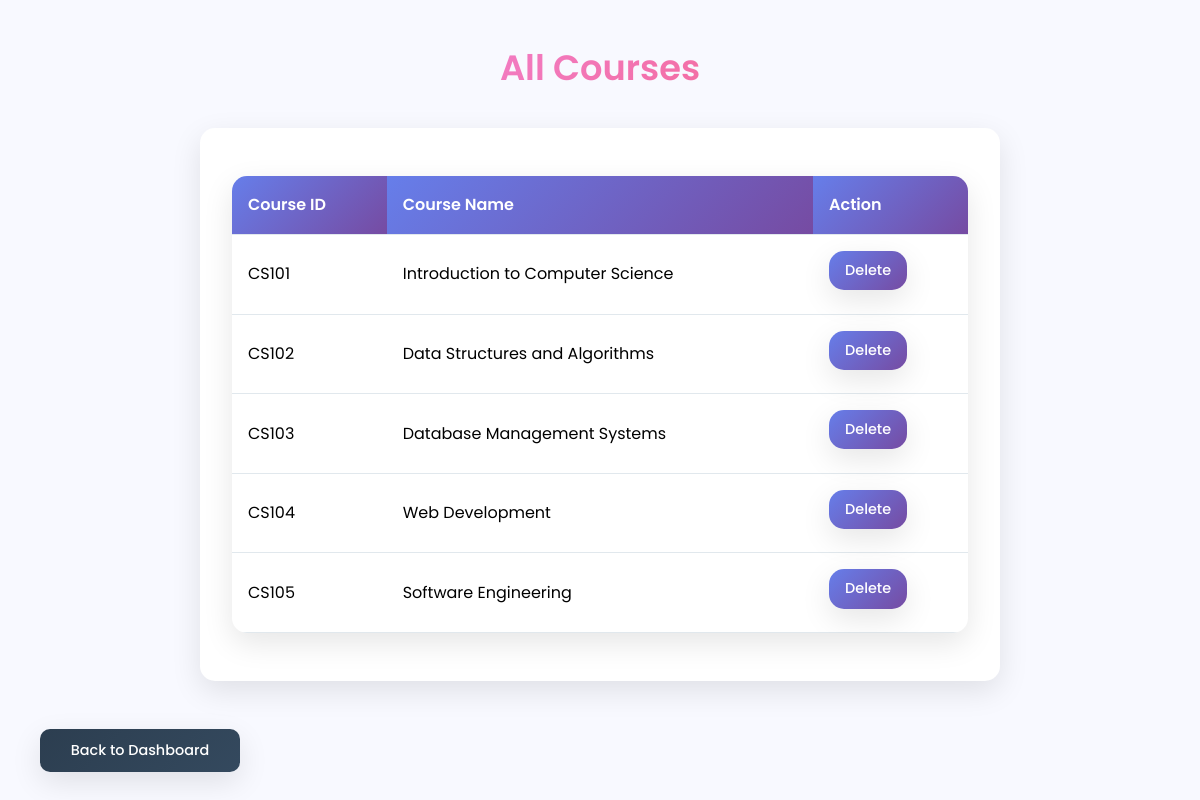
The page /admin/courses (signed in) on the database its author committed.
### tables this page shows
CREATE TABLE courses (
        course_id TEXT PRIMARY KEY,
        course_name TEXT NOT NULL
    );

### app.py (the view)
@app.route('/admin/courses')
def view_courses():
    if not session.get('admin'):
        return redirect(url_for('admin_login'))
    if not ensure_database_exists():
        flash("❌ Database error. Please contact administrator.")
        return render_template('view_course.html', courses=[])
    try:
        conn = get_db_connection()
        courses = conn.execute('SELECT * FROM courses').fetchall()
        conn.close()
        if not courses:
            flash("📝 No courses available. Add some courses to get started!")
        return render_template('view_course.html', courses=courses)
    except Exception as e:
        flash(f"❌ Error loading courses: {str(e)}")
        return render_template('view_course.html', courses=[])

### app.py (called while the page is built)
def get_db_connection():
    try:
        conn = sqlite3.connect('portal.db')
        conn.row_factory = sqlite3.Row
        return conn
    except sqlite3.DatabaseError as e:
        print(f"Database error: {e}")
        if os.path.exists('portal.db'):
            os.remove('portal.db')
            print("Removed corrupted database, please run init_db.py to recreate it.")
        raise e

def ensure_database_exists():
    if not os.path.exists('portal.db'):
        print("Database not found. Please run init_db.py to initialize the database.")
        return False
    try:
        conn = get_db_connection()
        conn.execute("SELECT name FROM sqlite_master WHERE type='table' AND name='students'")
        conn.close()
        return True
    except sqlite3.DatabaseError:
        print("Database is corrupted. Please run init_db.py to recreate it.")
        return False

### templates/view_course.html (shortened to what this page needs)
<!DOCTYPE html>
<html lang="en">
<head>
    <link rel="stylesheet" href="{{ url_for('static', filename='style.css') }}">
</head>
<body>
    <div class="container">
        <h2>All Courses</h2>
        <div class="dashboard">
            {% if courses %}
                <table>
                    <thead>
                        <tr>
                            <th>Course ID</th>
                            <th>Course Name</th>
                            <th>Action</th>
                        </tr>
                    </thead>
                    <tbody>
                        {% for course in courses %}
                        <tr>
                            <td>{{ course.course_id }}</td>
                            <td>{{ course.course_name }}</td>
                            <td>
                                <a href="/admin/delete_course/{{ course.course_id }}" style="padding: 8px 16px; font-size: 0.9rem; min-width: auto;" onclick="return confirm('Are you sure you want to delete this course?')">Delete</a>
                            </td>
                        </tr>
                        {% endfor %}
                    </tbody>
                </table>
            {% else %}
                <div style="text-align: center; padding: 2rem; color: #7f8c8d;">
                    <h3>No courses available</h3>
                    <p>Add some courses to get started.</p>
                </div>
            {% endif %}
        </div>
        <a href="/admin/dashboard" class="back-link">Back to Dashboard</a>
    </div>
</body>
</html>

### static/style.css (style rules this page uses)
:root { --primary-gradient: linear-gradient(135deg, #667eea 0%, #764ba2 100%); --secondary-gradient: linear-gradient(135deg, #f093fb 0%, #f5576c 100%); --success-gradient: linear-gradient(135deg, #4facfe 0%, #00f2fe 100%); --warning-gradient: linear-gradient(135deg, #fa709a 0%, #fee140 100%); --dark-gradient: linear-gradient(135deg, #2c3e50 0%, #34495e 100%); --light-bg: #f8f9ff; --white: #ffffff; --shadow: 0 10px 30px rgba(0, 0, 0, 0.1); --shadow-hover: 0 20px 40px rgba(0, 0, 0, 0.15); --border-radius: 15px; --transition: all 0.3s ease; }
* { margin: 0; padding: 0; box-sizing: border-box; }
body { font-family: 'Poppins', sans-serif; background: var(--light-bg); min-height: 100vh; padding: 20px; line-height: 1.6; }
.container { max-width: 1200px; margin: 0 auto; padding: 20px; }
h2 { background: var(--secondary-gradient); -webkit-background-clip: text; -webkit-text-fill-color: transparent; background-clip: text; font-size: 2.2rem; font-weight: 600; text-align: center; margin-bottom: 1.5rem; animation: fadeInUp 0.6s ease-out; }
a { display: inline-block; padding: 15px 30px; background: var(--primary-gradient); color: white; text-decoration: none; border-radius: var(--border-radius); font-weight: 500; font-size: 1.1rem; transition: var(--transition); box-shadow: var(--shadow); position: relative; overflow: hidden; min-width: 200px; text-align: center; }
a::before { content: ''; position: absolute; top: 0; left: -100%; width: 100%; height: 100%; background: linear-gradient(90deg, transparent, rgba(255, 255, 255, 0.2), transparent); transition: left 0.5s; }
.dashboard { background: var(--white); border-radius: var(--border-radius); padding: 2rem; box-shadow: var(--shadow); margin: 2rem auto; max-width: 800px; animation: fadeIn 0.8s ease-out; }
.back-link { display: inline-block; margin-top: 1rem; padding: 10px 20px; background: var(--dark-gradient); color: white; text-decoration: none; border-radius: 10px; font-size: 0.9rem; transition: var(--transition); }
table { width: 100%; border-collapse: collapse; margin: 1rem 0; background: var(--white); border-radius: var(--border-radius); overflow: hidden; box-shadow: var(--shadow); }
th, td { padding: 1rem; text-align: left; border-bottom: 1px solid #e1e8ed; }
th { background: var(--primary-gradient); color: white; font-weight: 600; }

### rows shown on the page
courses: course_id "CS101", course_name "Introduction to Computer Science"
courses: course_id "CS102", course_name "Data Structures and Algorithms"
courses: course_id "CS103", course_name "Database Management Systems"
courses: course_id "CS104", course_name "Web Development"
courses: course_id "CS105", course_name "Software Engineering"
